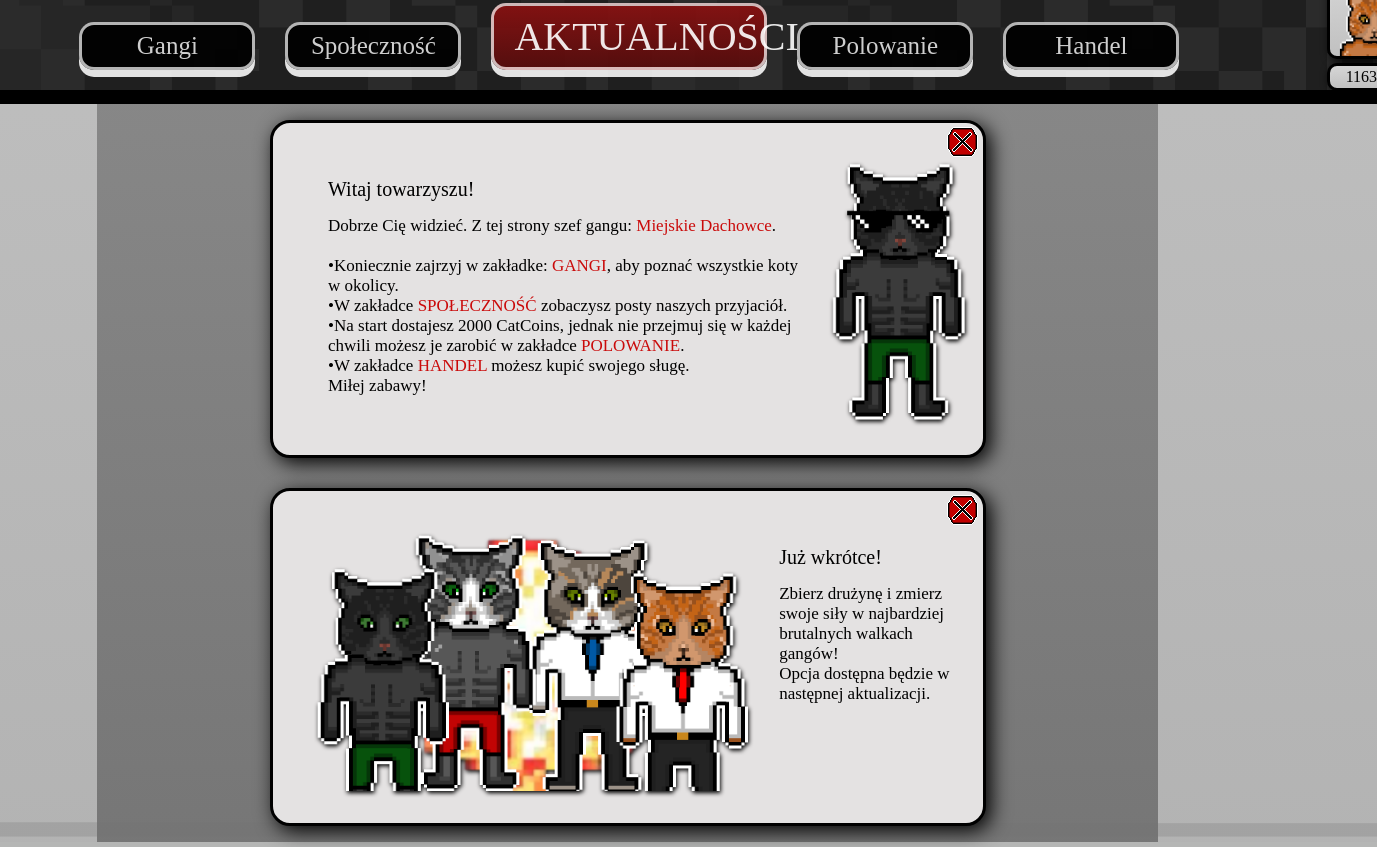
Screenshot of /aktualnosci.php (signed in) with the database file from the repository.
### tables this page shows
CREATE TABLE `uzytkownicy` (
  `id` int(10) UNSIGNED NOT NULL,
  `login` varchar(50) NOT NULL,
  `haslo` varchar(50) NOT NULL,
  `gang` varchar(50) NOT NULL,
  `wyglad` varchar(50) NOT NULL DEFAULT 'rudy1.png',
  `rola` varchar(50) NOT NULL DEFAULT 'user',
  `coins` int(11) NOT NULL DEFAULT 2000
);

### aktualnosci.php (the view, shortened to what this page needs)
<!DOCTYPE html>
<html lang="pl">
<head>
    <link rel="stylesheet" href="style.css">
</head>
<body>
    <?php require("db_session.php");
    ?>
    <div class="tlo">
        <div class="okno_glowne">
            <nav>
                <div class="menu">
                    <a href="gangi.php" class="button">Gangi</a>
                    <a href="spolecznosc.php" class="button">Społeczność</a>
                    <a href="aktualnosci.php" class="button" >AKTUALNOŚCI</a>
                    <a href="polowanie.php" class="button">Polowanie</a>
                    <a href="handel.php" class="button">Handel</a>
                </div>
                <div class="menu_profil">
                    <a href="profil.php">
                        <?php
                        $login=$_SESSION['login'];
                        $sql="SELECT gang,wyglad,coins FROM uzytkownicy WHERE login='$login'";
                        $result = $conn->query($sql)->fetch_object();
                        $gang=$_SESSION['gang'];
                        $wyglad=$result->wyglad;
                        echo "<img src='obrazy/glowy/$gang/$wyglad' alt='profil' class='profil_img'>";
                        ?>
                    </a>
                    <div>
                        <?php
                            $coins=$result->coins;
                            echo "<p>$coins</p><img src='grafika/coin.png' class='coins'>"
                        ?>
                    </div>
                </div>
            </nav>
            <article>
                <div class="nad_article">
                <div id="zamknij1">
                    <div class="zakoncz" id="zamknij1" onclick="zamknij1()">
                        <img src="grafika/x.png" alt="zakoncz">
                    </div>
                    <div class="article_post">
                        <div>
                        <h4>Witaj towarzyszu!</h3>
                        <p>Dobrze Cię widzieć. Z tej strony szef gangu:
                            <?php
                            if($_SESSION['gang']=="dachowce"){
                                echo '<b class="wyrozniony_tekst">Miejskie Dachowce</b>.<br><br>';
                            }else{
                                echo '<b class="wyrozniony_tekst">Rasowa Mafia</b>.<br><br>';
                            }
                            ?>
                            •Koniecznie zajrzyj w zakładke: <b class="wyrozniony_tekst">GANGI</b>, aby poznać wszystkie koty w okolicy.<br>
                            •W zakładce <b class="wyrozniony_tekst">SPOŁECZNOŚĆ</b> zobaczysz posty naszych przyjaciół.<br>
                            •Na start dostajesz 2000 CatCoins, jednak nie przejmuj się w każdej chwili możesz je zarobić w zakładce <b class="wyrozniony_tekst">POLOWANIE</b>.<br>
                            •W zakładce <b class="wyrozniony_tekst">HANDEL</b> możesz kupić swojego sługę.<br>
                            Miłej zabawy!
                        </p>
                        </div>
                        <div>
                        <?php
                            if($_SESSION['gang']=="dachowce"){
                                echo '<img src="grafika/szef_dachowce.png">';
                            }else{
                                echo '<img src="grafika/szef_mafia.png">';
                            }
                        ?>
                        </div>
                    </div>
                </div>
                <div id="zamknij2">
                    <div class="zakoncz" onclick="zamknij2()">
                        <img src="grafika/x.png" alt="zakoncz">
                    </div>
                    <div class="article_post">
                        <div>
                            <img src="grafika/walka.png">
                        </div>
                        <div>
                            <h4>Już wkrótce!</h4>
                            <p>Zbierz drużynę i zmierz swoje siły w najbardziej brutalnych walkach <br>gangów!<br>
                            Opcja dostępna będzie w następnej aktualizacji.</p>
                        </div>
                    </div>
                </div>
                </div>
            </article>
            </div>
        </div>
</body>
</html>

### style.css (style rules this page uses)
html, body { height: 100%; margin: 0%; width: 100%; cursor: url("grafika/kursor.png"), auto; }
.tlo { background: content-box radial-gradient(#6af851, #14300f); height: 100%; width: 100%; margin: 0px; display: flex; justify-content: center; align-items: center; }
.okno,.okno_glowne { height: 894px; width: 1597px; display: flex; justify-content: center; align-items: center; background-image: url("grafika/tlo_okno.png"); background-position: center; background-size: 100%; margin: 0px; border-radius: 20px; filter: drop-shadow(5px 5px 5px rgb(0, 0, 0)); }
.wyrozniony_tekst { font-weight: lighter; color: #ca0a0a; }
button, .button { text-decoration: none; font-family: Impact; font-size: 15px; border: 2px solid rgb(0, 0, 0); outline: none; background-color: rgba(53, 139, 27, 0.932); padding: 7px 20px; color: black; border-radius: 5px; transition: all ease 0.1s; box-shadow: 0px 5px 0px 0px #000000; }
.button { font-weight: lighter; }
.zakoncz { display:flex ; padding-left: 92%; }
.okno_glowne { background-image: url("grafika/tlo_glowne.png"); flex-direction: column; justify-content: flex-start; align-items: start; }
nav { display: flex; flex-direction: row; align-items: center; height: 13%; width: 98.9%; margin-top: 5px; padding-top: 10px; margin-left: 10px; background: black; padding-bottom: 20px; }
nav a { margin-right: 100px; }
.menu { background: linear-gradient(rgba(104, 104, 104, 0.89), rgba(75, 75, 75, 0.904)); background-image: url("grafika/menu_tlo.png"); background-size: 50%; width: 92%; display: flex; align-items: flex-end; justify-content: center; height: 110%; padding-left: 100px; padding-right: 100px; }
.menu a { font-size: 25px; border: 3px solid rgba(255, 255, 255, 0.705); box-shadow: 0px 7px 0px 0px #ffffffde; border-radius: 15px; margin: 15px; margin-bottom: 20px; background-color: rgba(0, 0, 0, 0.932); color:rgba(255, 255, 255, 0.808); width: 130px; text-align: center; }
.menu a:nth-child(3) { font-size: 40px; width: 230px; background: linear-gradient(rgba(136, 17, 17, 0.932),rgba(88, 12, 12, 0.932)); color:rgba(255, 255, 255, 0.897); }
.profil_img { height: 70px; background: linear-gradient(rgba(226, 226, 226, 0.945),rgba(202, 202, 202, 0.952)); padding: 9px; padding-bottom: 0px; filter: drop-shadow(3px 2px 5px rgb(0, 0, 0)); border: #000000 3px solid; border-radius: 10px; }
.menu_profil { width: 8%; display: flex; flex-direction: column; justify-content: center; height: 110%; background-image: url("grafika/menu_tlo.png"); background-size: 400%; }
.menu_profil > :first-child { margin-top: 12px; }
.menu_profil div { background: linear-gradient(rgba(226, 226, 226, 0.945),rgba(202, 202, 202, 0.952)); padding: 2px; filter: drop-shadow(3px 2px 5px rgb(0, 0, 0)); border: #000000 3px solid; border-radius: 10px; width: 67%; display: flex; align-items: center; justify-content: center; height: 18px; }
.menu_profil div p { padding-right: 3px; font-family: Impact; font-weight: lighter; }
article { height: 82.5%; margin: 0px; background: linear-gradient(rgba(190, 190, 190, 0.89), rgba(179, 179, 179, 0.904)); width: 98.8%; border-bottom-left-radius: 6px; border-bottom-right-radius: 6px; margin-left: 10px; display: flex; flex-direction: column; align-items: center; justify-content: space-around; }
.nad_article > div { width: 65%; height: 45%; background-color: rgb(228, 226, 226); border-radius: 20px; border: 3px black solid; filter: drop-shadow(5px 5px 10px rgb(0, 0, 0)); font-family: Impact; font-weight: lighter; font-size: 17px; padding-left: 20px; }
.nad_article h4 { font-family: Impact; font-weight: lighter; font-size: 20px; }
.nad_article > div > div { margin-left: 20px; margin-top: 4px; }
.article_post { display: flex; }
.article_post img { height: 260px; filter: drop-shadow(1px 2px 2px rgb(0, 0, 0)); }
.nad_article { background: linear-gradient(rgba(128, 128, 128, 0.89), rgba(112, 112, 112, 0.904)); width: 70%; height: 100%; display: flex; flex-direction: column; align-items: center; justify-content: space-around; margin-right: 123px; }
.nad_article p, h4 { margin: 15px; }
.article_post { display: flex; margin: 10px; }

### rows the page displays
uzytkownicy: wyglad (picture), coins "1163"
